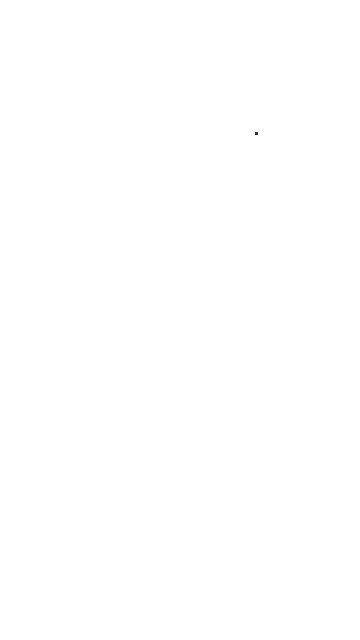
Frame 1 (no input)
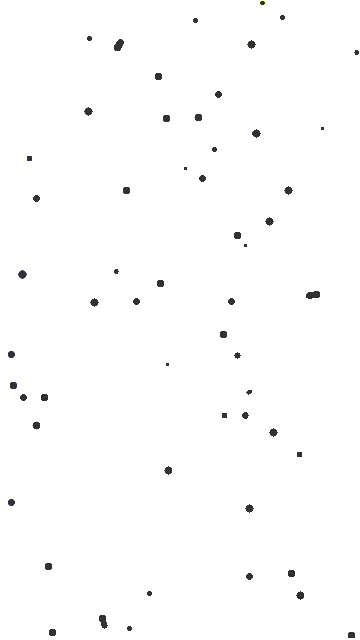
Frame 60 (no input)
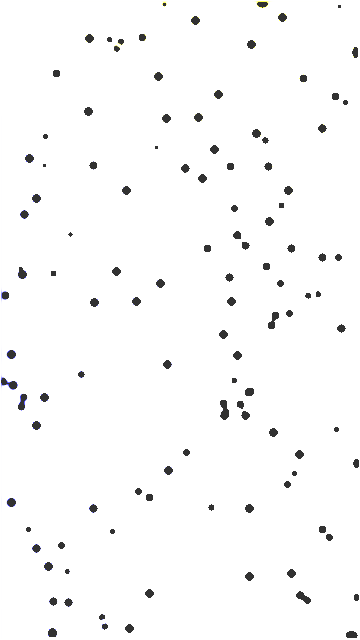
Frame 120 (the mouse pressed at the canvas centre since frame 60)

The p5.js sketch that drew these frames (run headless with seeded random() and noise() and a simulated clock; from frame 60 on, the mouse is pressed at the canvas centre):

// p5.js sketch
// ── sketch.js
var grid;
var next;

var dA = 1;
var dB = 0.55;
var feed = 0.055; //0.055
var k = 0.063; // 0.062

var capture;

function setup() {
  createCanvas(360,640);
  pixelDensity(1);
  grid = [];
  next = [];
  for (var x = 0; x < width; x++) {
    grid[x] = [];
    next[x] = [];
    for (var y = 0; y < height; y++) {
      grid[x][y] = {a: 1, b: 0};
      next[x][y] = {a: 1, b: 0};
    }
  }
}



function draw() {
  setTimeout(drop(), 1000);

  loadPixels();
  for (var x = 1; x < width-1; x++) {
    for (var y = 1; y < height-1; y++) {
      var a = grid[x][y].a;
      var b = grid[x][y].b;
      next[x][y].a = a +
                     (dA * laplaceA(x, y)) -
                     (a * b * b) +
                     (feed * (1 - a));
      next[x][y].b = b +
                     (dB * laplaceB(x, y)) +
                     (a * b * b) -
                     ((k + feed ) * b);
      next[x][y].a = constrain(next[x][y].a, 0, 1);
      next[x][y].b = constrain(next[x][y].b, 0, 1);
    }
  }

  for (var x = 1; x < width-1; x++) {
    for (var y = 1; y < height-1; y++) {
      var pix = (x + y * width) * 4;
      var a = next[x][y].a;
      var b = next[x][y].b;
      var c = floor((a-b)*255);
      //c = constrain(c, 0, 155)
      //var inc = 0;
      pixels[pix + 0] = c * x;
      pixels[pix + 1] = c * x;
      pixels[pix + 2] = c * y;
      pixels[pix + 3] = 205;

      // pixels[pix + 0] = floor(a * x);
      // pixels[pix + 1] = c * x * y;
      // pixels[pix + 2] = floor(b * y);
      // pixels[pix + 3] = 255;
      //inc = inc + feed;
    }
  }
  updatePixels();

  swap();
}

function swap() {
  var temp = grid;
  grid = next;
  next = temp;
}

function laplaceA(x, y) {
  var sumA = 0;
  sumA += grid[x][y].a * -1;
  sumA += grid[x - 1][y].a * 0.2;
  sumA += grid[x+1][y].a * 0.2;
  sumA += grid[x][y+1].a * 0.2;
  sumA += grid[x][y-1].a * 0.2;
  sumA += grid[x-1][y-1].a * 0.05;
  sumA += grid[x+1][y-1].a * 0.05;
  sumA += grid[x+1][y+1].a * 0.05;
  sumA += grid[x-1][y+1].a * 0.05;
  return sumA;
}

function laplaceB(x, y) {
  var sumB = 0;
  sumB += grid[x][y].b * -1;
  sumB += grid[x-1][y].b * 0.2;
  sumB += grid[x+1][y].b * 0.2;
  sumB += grid[x][y+1].b * 0.2;
  sumB += grid[x][y-1].b * 0.2;
  sumB += grid[x-1][y-1].b * 0.05;
  sumB += grid[x+1][y-1].b * 0.05;
  sumB += grid[x+1][y+1].b * 0.05;
  sumB += grid[x-1][y+1].b * 0.05;
  return sumB;
}

function drop() {
  var i = floor(random(1,width-1));
  var j = floor(random(1, height-1));
  grid[i][j].b = 1;
  grid[i+1][j].b = 0.95;
  grid[i-1][j].b = 0.85;
  grid[i+1][j+1].b = 0.75;
  grid[i-1][j-1].b = 0.75;
  grid[i][j+1].b = 0.85;
  grid[i][j-1].b = 0.85;
  grid[i-1][j+1].b = 0.75;
  grid[i+1][j-1].b = 0.75;
}
